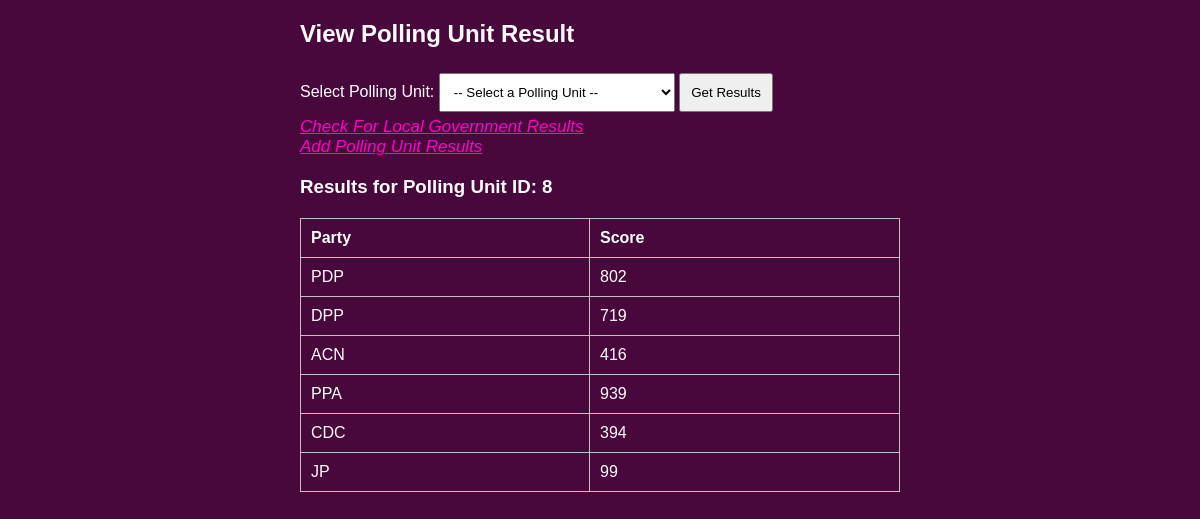
The page /index.php?polling_unit_id=8 on the database its author committed.
### tables this page shows
CREATE TABLE IF NOT EXISTS `announced_pu_results` (
  `result_id` int(11) NOT NULL AUTO_INCREMENT,
  `polling_unit_uniqueid` varchar(50) NOT NULL,
  `party_abbreviation` char(4) NOT NULL,
  `party_score` int(11) NOT NULL,
  `entered_by_user` varchar(50) NOT NULL,
  `date_entered` datetime NOT NULL,
  `user_ip_address` varchar(50) NOT NULL,
  PRIMARY KEY (`result_id`)
);

### index.php (the view, shortened to what this page needs)
<!DOCTYPE html>
<html lang="en">
<head>
</head>
<body>
<div class="container">
    <h2>View Polling Unit Result</h2>
    <form action="" method="GET">
        <label for="polling_unit_id">Select Polling Unit:</label>
        <select name="polling_unit_id" id="polling_unit_id">
            <option value="">-- Select a Polling Unit --</option>
            <?php
            $servername = "sql306.infinityfree.com";
            $username = "if0_39910422";
            $password = "immantechwin77";
            $dbname = "if0_39910422_bincom_test";
            $conn = new mysqli($servername, $username, $password, $dbname);
            ?>
        </select>
        <button type="submit">Get Results</button><br>
        <a href="lga_results.php" style="color: #ff00c8ff; font-size: 17px; font-style: italic;">Check For Local Government Results</a><br>
        <a href="add_polling_unit_results.php" style="color: #ff00c8ff; font-size: 17px; font-style: italic;">Add Polling Unit Results</a>
    </form>
    <?php
    if (isset($_GET['polling_unit_id']) && !empty($_GET['polling_unit_id'])) {
        $pu_id = $conn->real_escape_string($_GET['polling_unit_id']);
        $sql = "SELECT party_abbreviation, party_score FROM announced_pu_results WHERE polling_unit_uniqueid = '$pu_id'";
        $result = $conn->query($sql);
        if ($result->num_rows > 0) {
            echo "<h3>Results for Polling Unit ID: " . htmlspecialchars($pu_id) . "</h3>";
            echo "<table>";
            echo "<tr><th>Party</th><th>Score</th></tr>";
            while($row = $result->fetch_assoc()) {
                echo "<tr><td>" . htmlspecialchars($row['party_abbreviation']) . "</td><td>" . htmlspecialchars($row['party_score']) . "</td></tr>";
            }
            echo "</table>";
        } else {
            echo "<p>No results found for this polling unit.</p>";
        }
    }
    ?>
</div>
</body>
</html>

### index.php (style rules this page uses)
body { font-family: Arial, sans-serif; margin: 20px; background-color: #49083bff; color: #fff; }
.container { max-width: 600px; margin: auto; }
select, button { padding: 10px; margin: 5px 0; }
table { width: 100%; border-collapse: collapse; margin-top: 20px; }
th, td { border: 1px solid #c4c1c1ff; padding: 10px; text-align: left; }

### rows shown on the page
announced_pu_results: party_abbreviation "PDP", party_score "802"
announced_pu_results: party_abbreviation "DPP", party_score "719"
announced_pu_results: party_abbreviation "ACN", party_score "416"
announced_pu_results: party_abbreviation "PPA", party_score "939"
announced_pu_results: party_abbreviation "CDC", party_score "394"
announced_pu_results: party_abbreviation "JP", party_score "99"

### other values the page prints
$pu_id "8"
